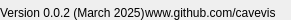
              <widget class="QFrame" name="footer">
               <property name="maximumSize">
                <size>
                 <width>16777215</width>
                 <height>20</height>
                </size>
               </property>
               <property name="styleSheet">
                <string notr="true">border: none;
</string>
               </property>
               <property name="frameShape">
                <enum>QFrame::StyledPanel</enum>
               </property>
               <property name="frameShadow">
                <enum>QFrame::Raised</enum>
               </property>
               <property name="style_ID" stdset="0">
                <string>banner</string>
               </property>
               <layout class="QHBoxLayout" name="horizontalLayout_2">
                <property name="spacing">
                 <number>0</number>
                </property>
                <property name="leftMargin">
                 <number>0</number>
                </property>
                <property name="topMargin">
                 <number>0</number>
                </property>
                <property name="rightMargin">
                 <number>0</number>
                </property>
                <property name="bottomMargin">
                 <number>0</number>
                </property>
                <item alignment="Qt::AlignLeft|Qt::AlignBottom">
                 <widget class="QFrame" name="frame">
                  <property name="frameShape">
                   <enum>QFrame::StyledPanel</enum>
                  </property>
                  <property name="frameShadow">
                   <enum>QFrame::Raised</enum>
                  </property>
                  <layout class="QHBoxLayout" name="horizontalLayout_5">
                   <property name="spacing">
                    <number>0</number>
                   </property>
                   <property name="leftMargin">
                    <number>0</number>
                   </property>
                   <property name="topMargin">
                    <number>0</number>
                   </property>
                   <property name="rightMargin">
                    <number>0</number>
                   </property>
                   <property name="bottomMargin">
                    <number>0</number>
                   </property>
                   <item>
                    <widget class="QLabel" name="version_label">
                     <property name="styleSheet">
                      <string notr="true"/>
                     </property>
                     <property name="text">
                      <string>Version 0.0.2 (March 2025)</string>
                     </property>
                     <property name="style_ID" stdset="0">
                      <string>subtleText</string>
                     </property>
                    </widget>
                   </item>
                  </layout>
                 </widget>
                </item>
                <item>
                 <widget class="QFrame" name="frame_2">
                  <property name="frameShape">
                   <enum>QFrame::StyledPanel</enum>
                  </property>
                  <property name="frameShadow">
                   <enum>QFrame::Raised</enum>
                  </property>
                  <layout class="QHBoxLayout" name="horizontalLayout_6">
                   <property name="spacing">
                    <number>0</number>
                   </property>
                   <property name="leftMargin">
                    <number>0</number>
                   </property>
                   <property name="topMargin">
                    <number>0</number>
                   </property>
                   <property name="rightMargin">
                    <number>0</number>
                   </property>
                   <property name="bottomMargin">
                    <number>0</number>
                   </property>
                   <item alignment="Qt::AlignRight|Qt::AlignBottom">
                    <widget class="QLabel" name="github_label">
                     <property name="styleSheet">
                      <string notr="true"/>
                     </property>
                     <property name="text">
                      <string>www.github.com/cavevis</string>
                     </property>
                     <property name="style_ID" stdset="0">
                      <string>subtleText</string>
                     </property>
                    </widget>
                   </item>
                  </layout>
                 </widget>
                </item>
                <item alignment="Qt::AlignRight|Qt::AlignBottom">
                 <widget class="QFrame" name="size_grip_container">
                  <property name="minimumSize">
                   <size>
                    <width>15</width>
                    <height>15</height>
                   </size>
                  </property>
                  <property name="maximumSize">
                   <size>
                    <width>15</width>
                    <height>15</height>
                   </size>
                  </property>
                  <property name="frameShape">
                   <enum>QFrame::StyledPanel</enum>
                  </property>
                  <property name="frameShadow">
                   <enum>QFrame::Raised</enum>
                  </property>
                  <layout class="QHBoxLayout" name="horizontalLayout_30">
                   <item alignment="Qt::AlignRight|Qt::AlignBottom">
                    <widget class="QWidget" name="size_grip" native="true">
                     <property name="minimumSize">
                      <size>
                       <width>20</width>
                       <height>20</height>
                      </size>
                     </property>
                     <property name="maximumSize">
                      <size>
                       <width>20</width>
                       <height>20</height>
                      </size>
                     </property>
                    </widget>
                   </item>
                  </layout>
                 </widget>
                </item>
               </layout>
              </widget>
